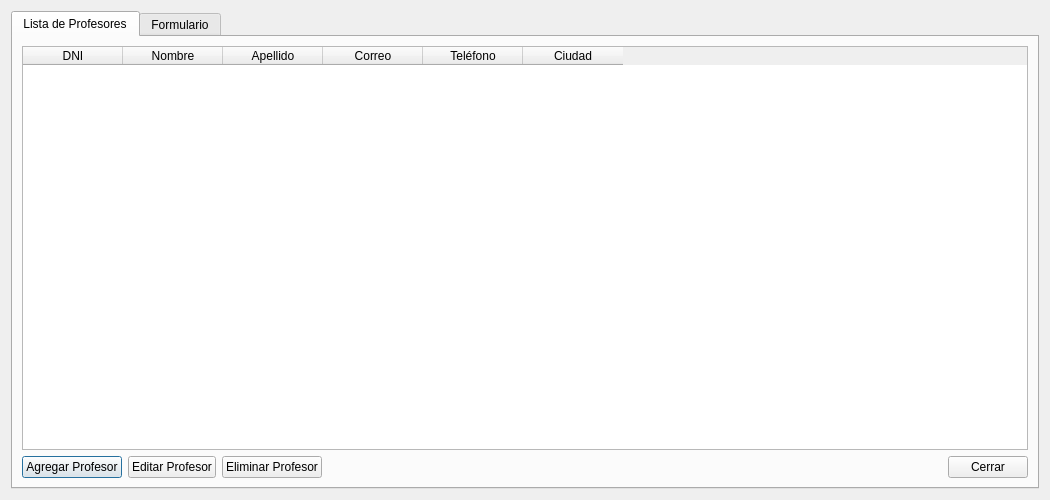
<?xml version="1.0" encoding="UTF-8"?>
<ui version="4.0">
 <class>Dialog</class>
 <widget class="QDialog" name="Dialog">
  <property name="geometry">
   <rect>
    <x>0</x>
    <y>0</y>
    <width>1050</width>
    <height>500</height>
   </rect>
  </property>
  <property name="minimumSize">
   <size>
    <width>640</width>
    <height>400</height>
   </size>
  </property>
  <property name="windowTitle">
   <string>Gestión de Profesores</string>
  </property>
  <layout class="QVBoxLayout" name="verticalLayout">
   <item>
    <widget class="QTabWidget" name="tabWidget">
     <property name="currentIndex">
      <number>0</number>
     </property>
     <widget class="QWidget" name="tabLista">
      <attribute name="title">
       <string>Lista de Profesores</string>
      </attribute>
      <layout class="QVBoxLayout" name="verticalLayout_2">
       <item>
        <widget class="QTableWidget" name="tlbProfesores">
         <property name="alternatingRowColors">
          <bool>true</bool>
         </property>
         <property name="selectionBehavior">
          <enum>QAbstractItemView::SelectRows</enum>
         </property>
         <property name="sortingEnabled">
          <bool>true</bool>
         </property>
         <column>
          <property name="text">
           <string>DNI</string>
          </property>
         </column>
         <column>
          <property name="text">
           <string>Nombre</string>
          </property>
         </column>
         <column>
          <property name="text">
           <string>Apellido</string>
          </property>
         </column>
         <column>
          <property name="text">
           <string>Correo</string>
          </property>
         </column>
         <column>
          <property name="text">
           <string>Teléfono</string>
          </property>
         </column>
         <column>
          <property name="text">
           <string>Ciudad</string>
          </property>
         </column>
        </widget>
       </item>
       <item>
        <layout class="QHBoxLayout" name="horizontalLayout">
         <item>
          <widget class="QPushButton" name="btnAgregar">
           <property name="text">
            <string>Agregar Profesor</string>
           </property>
          </widget>
         </item>
         <item>
          <widget class="QPushButton" name="btnEditar">
           <property name="text">
            <string>Editar Profesor</string>
           </property>
          </widget>
         </item>
         <item>
          <widget class="QPushButton" name="btnEliminar">
           <property name="text">
            <string>Eliminar Profesor</string>
           </property>
          </widget>
         </item>
         <item>
          <spacer name="horizontalSpacer">
           <property name="orientation">
            <enum>Qt::Horizontal</enum>
           </property>
           <property name="sizeHint" stdset="0">
            <size>
             <width>40</width>
             <height>20</height>
            </size>
           </property>
          </spacer>
         </item>
         <item>
          <widget class="QPushButton" name="btnCerrar">
           <property name="text">
            <string>Cerrar</string>
           </property>
          </widget>
         </item>
        </layout>
       </item>
      </layout>
     </widget>
     <widget class="QWidget" name="tabFormulario">
      <attribute name="title">
       <string>Formulario</string>
      </attribute>
      <layout class="QVBoxLayout" name="verticalLayout_3">
       <item>
        <widget class="QGroupBox" name="groupBox">
         <property name="font">
          <font>
           <pointsize>9</pointsize>
          </font>
         </property>
         <property name="title">
          <string>Datos del Profesor</string>
         </property>
         <layout class="QFormLayout" name="formLayout">
          <item row="0" column="0">
           <widget class="QLabel" name="label">
            <property name="font">
             <font>
              <pointsize>10</pointsize>
             </font>
            </property>
            <property name="text">
             <string>DNI:</string>
            </property>
           </widget>
          </item>
          <item row="0" column="1">
           <widget class="QLineEdit" name="txtDNI">
            <property name="font">
             <font>
              <pointsize>10</pointsize>
             </font>
            </property>
            <property name="placeholderText">
             <string>Ingrese el DNI</string>
            </property>
           </widget>
          </item>
          <item row="1" column="0">
           <widget class="QLabel" name="label_2">
            <property name="font">
             <font>
              <pointsize>10</pointsize>
             </font>
            </property>
            <property name="text">
             <string>Nombre:</string>
            </property>
           </widget>
          </item>
          <item row="1" column="1">
           <widget class="QLineEdit" name="txtNombre">
            <property name="font">
             <font>
              <pointsize>10</pointsize>
             </font>
            </property>
            <property name="placeholderText">
             <string>Ingrese el nombre</string>
            </property>
           </widget>
          </item>
          <item row="2" column="0">
           <widget class="QLabel" name="label_3">
            <property name="font">
             <font>
              <pointsize>10</pointsize>
             </font>
            </property>
            <property name="text">
             <string>Apellido:</string>
            </property>
           </widget>
          </item>
          <item row="2" column="1">
           <widget class="QLineEdit" name="txtApellido">
            <property name="font">
             <font>
              <pointsize>10</pointsize>
             </font>
            </property>
            <property name="placeholderText">
             <string>Ingrese el apellido</string>
            </property>
           </widget>
          </item>
          <item row="3" column="0">
           <widget class="QLabel" name="label_4">
            <property name="font">
             <font>
              <pointsize>10</pointsize>
             </font>
            </property>
            <property name="text">
             <string>Correo:</string>
            </property>
           </widget>
          </item>
          <item row="3" column="1">
           <widget class="QLineEdit" name="txtCorreo">
            <property name="font">
             <font>
              <pointsize>10</pointsize>
             </font>
            </property>
            <property name="placeholderText">
             <string>ejemplo@correo.com</string>
            </property>
           </widget>
          </item>
          <item row="5" column="0">
           <widget class="QLabel" name="label_5">
            <property name="font">
             <font>
              <pointsize>10</pointsize>
             </font>
            </property>
            <property name="text">
             <string>Ciudad:</string>
            </property>
           </widget>
          </item>
          <item row="5" column="1">
           <widget class="QLineEdit" name="txtCiudad">
            <property name="font">
             <font>
              <pointsize>10</pointsize>
             </font>
            </property>
            <property name="placeholderText">
             <string>Ingrese la ciudad</string>
            </property>
           </widget>
          </item>
          <item row="4" column="1">
           <widget class="QLineEdit" name="txtTelefono">
            <property name="font">
             <font>
              <pointsize>10</pointsize>
             </font>
            </property>
            <property name="readOnly">
             <bool>false</bool>
            </property>
            <property name="placeholderText">
             <string>Ingrese el teléfono</string>
            </property>
           </widget>
          </item>
          <item row="4" column="0">
           <widget class="QLabel" name="label_6">
            <property name="font">
             <font>
              <pointsize>10</pointsize>
             </font>
            </property>
            <property name="text">
             <string>Teléfono:</string>
            </property>
           </widget>
          </item>
         </layout>
        </widget>
       </item>
       <item>
        <layout class="QHBoxLayout" name="horizontalLayout_2">
         <item>
          <widget class="QPushButton" name="btnGuardar">
           <property name="font">
            <font>
             <pointsize>10</pointsize>
            </font>
           </property>
           <property name="text">
            <string>Guardar</string>
           </property>
          </widget>
         </item>
         <item>
          <widget class="QPushButton" name="btnCancelar">
           <property name="font">
            <font>
             <pointsize>10</pointsize>
            </font>
           </property>
           <property name="text">
            <string>Cancelar</string>
           </property>
          </widget>
         </item>
         <item>
          <spacer name="horizontalSpacer_2">
           <property name="orientation">
            <enum>Qt::Horizontal</enum>
           </property>
           <property name="sizeHint" stdset="0">
            <size>
             <width>40</width>
             <height>20</height>
            </size>
           </property>
          </spacer>
         </item>
        </layout>
       </item>
       <item>
        <spacer name="verticalSpacer">
         <property name="orientation">
          <enum>Qt::Vertical</enum>
         </property>
         <property name="sizeHint" stdset="0">
          <size>
           <width>20</width>
           <height>40</height>
          </size>
         </property>
        </spacer>
       </item>
      </layout>
     </widget>
    </widget>
   </item>
  </layout>
 </widget>
 <resources/>
 <connections/>
</ui>
